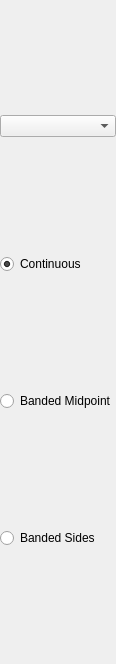
<?xml version="1.0" encoding="UTF-8"?>
<ui version="4.0">
 <class>TransferFunctionWidget</class>
 <widget class="QWidget" name="TransferFunctionWidget">
  <property name="geometry">
   <rect>
    <x>0</x>
    <y>0</y>
    <width>115</width>
    <height>664</height>
   </rect>
  </property>
  <property name="windowTitle">
   <string>Form</string>
  </property>
  <layout class="QVBoxLayout" name="verticalLayout">
   <property name="spacing">
    <number>2</number>
   </property>
   <property name="margin">
    <number>0</number>
   </property>
   <item>
    <layout class="QGridLayout" name="gridLayout"/>
   </item>
   <item>
    <widget class="QComboBox" name="comboBox_colorScheme">
     <property name="iconSize">
      <size>
       <width>24</width>
       <height>20</height>
      </size>
     </property>
     <property name="frame">
      <bool>true</bool>
     </property>
    </widget>
   </item>
   <item>
    <widget class="QRadioButton" name="rbtn_Continuous">
     <property name="text">
      <string>Continuous</string>
     </property>
     <property name="checked">
      <bool>true</bool>
     </property>
    </widget>
   </item>
   <item>
    <widget class="QRadioButton" name="rbtn_BandedMidpoint">
     <property name="text">
      <string>Banded Midpoint</string>
     </property>
    </widget>
   </item>
   <item>
    <widget class="QRadioButton" name="rbtn_BandedSides">
     <property name="text">
      <string>Banded Sides</string>
     </property>
    </widget>
   </item>
  </layout>
 </widget>
 <resources/>
 <connections/>
</ui>
